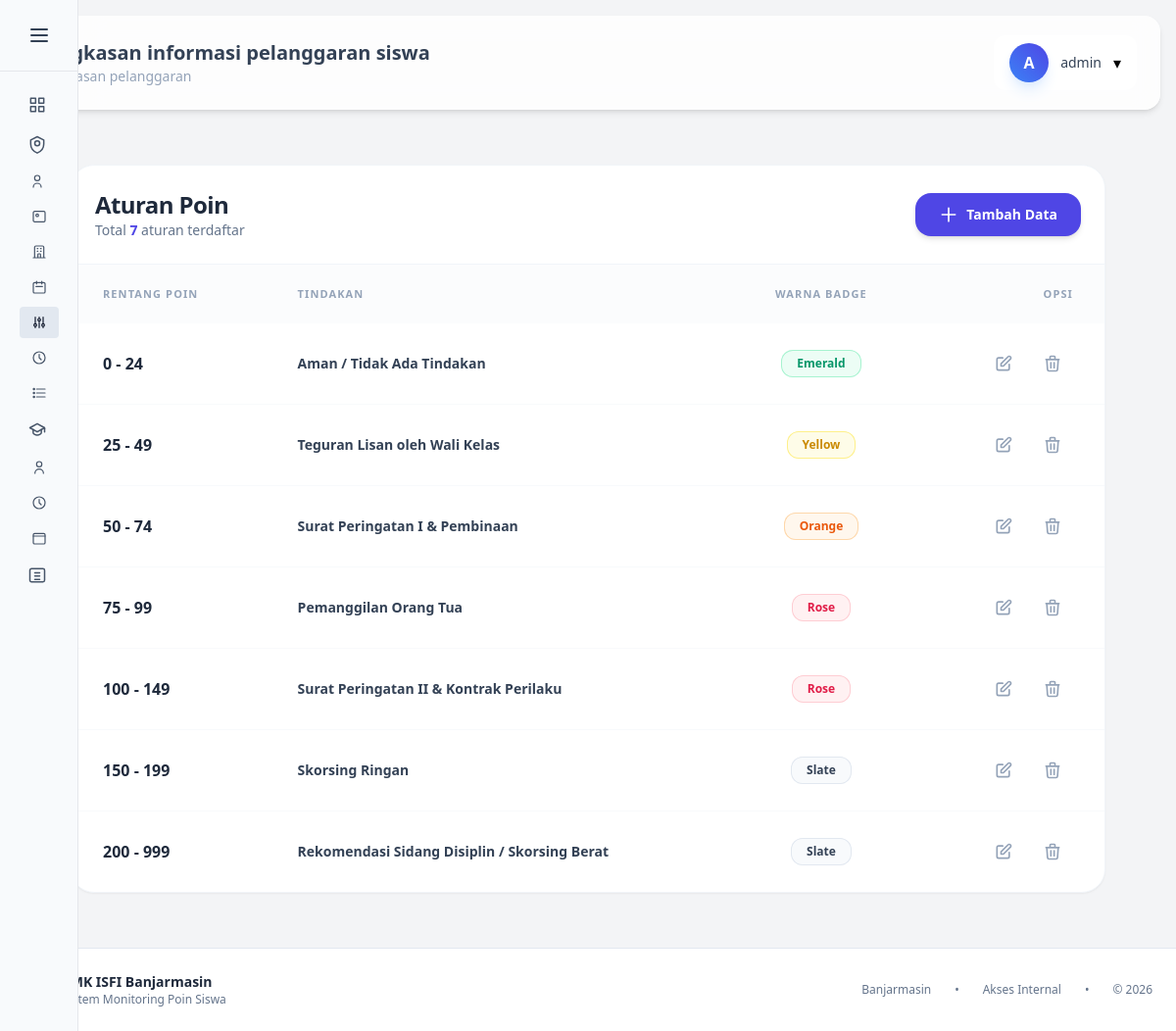
The page /aturan_poin (signed in) on the database its author committed.
### tables this page shows
CREATE TABLE `aturan_poin` (
  `id` int NOT NULL,
  `min_poin` int NOT NULL,
  `max_poin` int NOT NULL,
  `tindakan` varchar(255) NOT NULL,
  `warna` varchar(50) NOT NULL
);

### pages/aturan_poin/aturan_poin.php (the view, shortened to what this page needs)
<?php
include __DIR__ . '/../../config/connection.php';
$query_create = "
CREATE TABLE IF NOT EXISTS aturan_poin (
    id INT AUTO_INCREMENT PRIMARY KEY,
    min_poin INT NOT NULL,
    max_poin INT NOT NULL,
    tindakan VARCHAR(255) NOT NULL,
    warna VARCHAR(50) NOT NULL
) ENGINE=InnoDB DEFAULT CHARSET=utf8mb4;
";
mysqli_query($connect, $query_create);
$query = "SELECT * FROM aturan_poin ORDER BY min_poin ASC";
$result = mysqli_query($connect, $query);
$total_data = mysqli_num_rows($result);
function getWarnaClass($warna) {
    switch(strtolower($warna)) {
        case 'emerald': return 'bg-emerald-50 text-emerald-600 ring-emerald-200';
        case 'yellow': return 'bg-yellow-50 text-yellow-600 ring-yellow-200';
        case 'orange': return 'bg-orange-50 text-orange-600 ring-orange-200';
        case 'rose': return 'bg-rose-50 text-rose-600 ring-rose-200';
        case 'slate': return 'bg-slate-50 text-slate-700 ring-slate-200';
    }
}
?>
<link rel="stylesheet" href="https://cdnjs.cloudflare.com/ajax/libs/animate.css/4.1.1/animate.min.css"/>
<div class="animate__animated animate__fadeIn p-4 md:p-8">
    <div class="max-w-6xl mx-auto">
        <div class="bg-white rounded-3xl shadow-sm border border-slate-100 overflow-hidden">
            <div class="p-6 border-b border-slate-100">
                <div class="flex items-center justify-between">
                    <div>
                        <h2 class="text-2xl font-bold text-slate-800 tracking-tight">
                            Aturan Poin
                        </h2>
                        <p class="text-sm text-slate-500">
                            Total <span class="font-bold text-indigo-600"><?= $total_data ?></span> aturan terdaftar
                        </p>
                    </div>
                    <a href="aturan_poin_tambah"
                       class="inline-flex items-center gap-2 px-6 py-3 bg-indigo-600 hover:bg-indigo-700 text-white text-sm font-semibold rounded-2xl transition-all shadow-md hover:shadow-indigo-200">
                        <svg xmlns="http://www.w3.org/2000/svg" class="h-5 w-5" fill="none" viewBox="0 0 24 24" stroke="currentColor">
                            <path stroke-linecap="round" stroke-linejoin="round" stroke-width="2" d="M12 4v16m8-8H4" />
                        </svg>
                        Tambah Data
                    </a>
                </div>
            </div>
            <div class="overflow-x-auto">
                <table class="min-w-full text-sm text-left">
                    <thead>
                        <tr class="bg-slate-50/50 text-slate-400 text-[11px] uppercase tracking-widest font-bold">
                            <th class="px-8 py-5">Rentang Poin</th>
                            <th class="px-8 py-5">Tindakan</th>
                            <th class="px-8 py-5 text-center">Warna Badge</th>
                            <th class="px-8 py-5 text-right">Opsi</th>
                        </tr>
                    </thead>
                    <tbody class="divide-y divide-slate-50">
                        <?php if ($total_data > 0): ?>
                            <?php while($item = mysqli_fetch_assoc($result)): ?>
                            <tr class="group hover:bg-slate-50/80 transition-all duration-200">
                                <td class="px-8 py-5">
                                    <div class="flex flex-col">
                                        <span class="font-bold text-slate-800 text-base">
                                            <?= $item['min_poin'] ?> - <?= $item['max_poin'] ?>
                                        </span>
                                    </div>
                                </td>
                                <td class="px-8 py-5">
                                    <span class="font-bold text-slate-700">
                                        <?= htmlspecialchars($item['tindakan']) ?>
                                    </span>
                                </td>
                                <td class="px-8 py-5 text-center">
                                    <span class="inline-flex items-center px-4 py-1.5 rounded-xl text-xs font-bold <?= getWarnaClass($item['warna']) ?> ring-1 ring-inset ring-current/10">
                                        <?= ucfirst(htmlspecialchars($item['warna'])) ?>
                                    </span>
                                </td>
                                <td class="px-8 py-5 text-right">
                                    <div class="flex justify-end items-center gap-2">
                                        <a href="aturan_poin_edit?id=<?= $item['id'] ?>"
                                           class="p-2.5 text-slate-400 hover:text-indigo-600 hover:bg-indigo-50 rounded-xl transition-all border border-transparent hover:border-indigo-100"
                                           title="Edit Data">
                                            <svg xmlns="http://www.w3.org/2000/svg" class="h-5 w-5" fill="none" viewBox="0 0 24 24" stroke="currentColor">
                                                <path stroke-linecap="round" stroke-linejoin="round" stroke-width="2" d="M11 5H6a2 2 0 00-2 2v11a2 2 0 002 2h11a2 2 0 002-2v-5m-1.414-9.414a2 2 0 112.828 2.828L11.828 15H9v-2.828l8.586-8.586z" />
                                            </svg>
                                        </a>
                                        <a href="aturan_poin_hapus?id=<?= $item['id'] ?>"
                                           class="p-2.5 text-slate-400 hover:text-rose-600 hover:bg-rose-50 rounded-xl transition-all border border-transparent hover:border-rose-100"
                                           title="Hapus Data">
                                            <svg xmlns="http://www.w3.org/2000/svg" class="h-5 w-5" fill="none" viewBox="0 0 24 24" stroke="currentColor">
                                                <path stroke-linecap="round" stroke-linejoin="round" stroke-width="2" d="M19 7l-.867 12.142A2 2 0 0116.138 21H7.862a2 2 0 01-1.995-1.858L5 7m5 4v6m4-6v6m1-10V4a1 1 0 00-1-1h-4a1 1 0 00-1 1v3M4 7h16" />
                                            </svg>
                                        </a>
                                    </div>
                                </td>
                            </tr>
                            <?php endwhile; ?>
                        <?php endif; ?>
                    </tbody>
                </table>
            </div>
        </div>
    </div>
</div>

### index.php (style rules this page uses)
html, body { width: 100%; overflow-x: hidden; }

### rows shown on the page
aturan_poin: min_poin "0", max_poin "24", tindakan "Aman / Tidak Ada Tindakan", warna "Emerald"
aturan_poin: min_poin "25", max_poin "49", tindakan "Teguran Lisan oleh Wali Kelas", warna "Yellow"
aturan_poin: min_poin "50", max_poin "74", tindakan "Surat Peringatan I & Pembinaan", warna "Orange"
aturan_poin: min_poin "75", max_poin "99", tindakan "Pemanggilan Orang Tua", warna "Rose"
aturan_poin: min_poin "100", max_poin "149", tindakan "Surat Peringatan II & Kontrak Perilaku", warna "Rose"
aturan_poin: min_poin "150", max_poin "199", tindakan "Skorsing Ringan", warna "Slate"
aturan_poin: min_poin "200", max_poin "999", tindakan "Rekomendasi Sidang Disiplin / Skorsing Berat", warna "Slate"

### other values the page prints
user_initials($_SESSION['user_name']) "A"
$_SESSION['user_name'] "admin"
$total_data "7"
